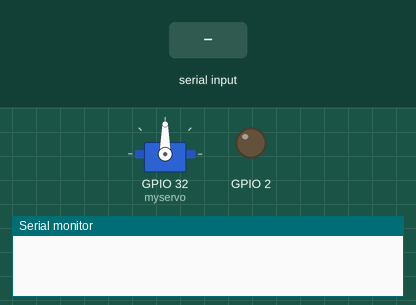
Simulated run of this sketch. Board: ESP32. On the bench: servo, output pins drawn as LEDs (lit = HIGH), the last lines printed to the serial monitor. The inputs (shaded band) are chosen by the test bench.

Above: at 1.2 s.
1.3 s: "15\n" received over Serial
At 2.3 s:
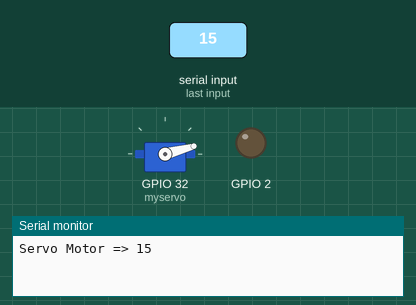
3.3 s: "30\n" received over Serial
At 5.0 s:
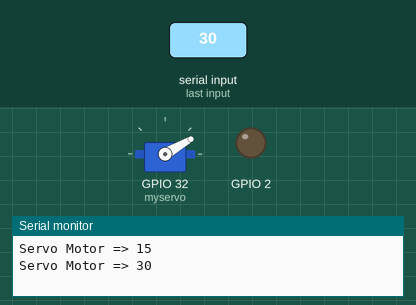
5.3 s: "60\n" received over Serial
At 6.6 s:
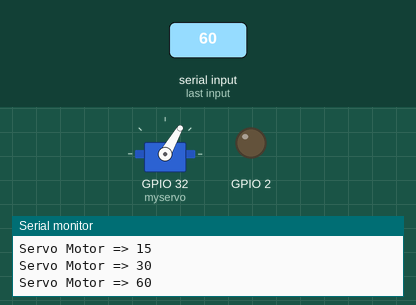
7.3 s: "90\n" received over Serial
At 7.7 s:
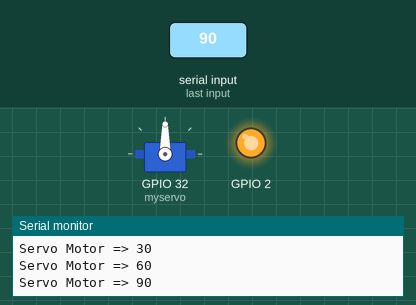
9.3 s: "115\n" received over Serial
At 10.4 s:
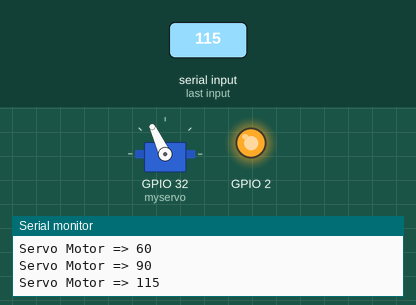
10.8 s: "135\n" received over Serial
At 11.6 s:
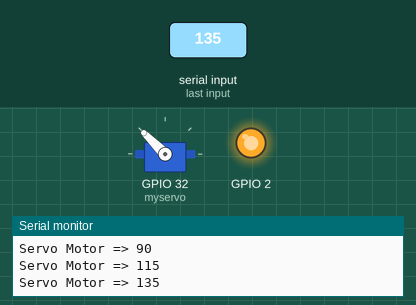
Timing chart, 0 to 13.3 s (numbered marks = the images above; inputs shaded):
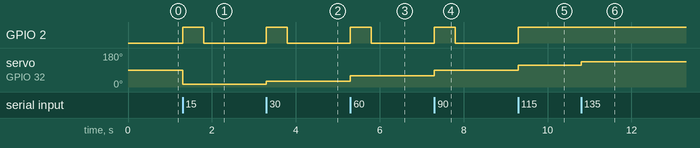

The sketch:

examservo.ino
```cpp
#include <ESP32Servo.h>

Servo myservo;
String command;

void setup() {
  Serial.begin(9600);
  myservo.attach(32);
  pinMode(2, OUTPUT);
}

void loop() {
  if (Serial.available()) {
    String command = Serial.readStringUntil('\n');
    command.trim();

    if (command == "15") {
      Serial.println("Servo Motor => 15");
      myservo.write(15);
      digitalWrite(2, HIGH);
      delay(500);
      digitalWrite(2, LOW);
    }
    else if (command == "30") {
      Serial.println("Servo Motor => 30");
      myservo.write(30);
      digitalWrite(2, HIGH);
      delay(500);
      digitalWrite(2, LOW);
    }
    else if (command == "60") {
      Serial.println("Servo Motor => 60");
      myservo.write(60);
      digitalWrite(2, HIGH);
      delay(500);
      digitalWrite(2, LOW);
    }
    else if (command == "90") {
      Serial.println("Servo Motor => 90");
      myservo.write(90);
      digitalWrite(2, HIGH);
      delay(500);
      digitalWrite(2, LOW);
    }
    else if (command == "115") {
      Serial.println("Servo Motor => 115");
      myservo.write(115);
      digitalWrite(2, HIGH);
    }
    else if (command == "135") {
      Serial.println("Servo Motor => 135");
      myservo.write(135);
      digitalWrite(2, HIGH);
    }
    else if (command == "160") {
      Serial.println("Servo Motor => 160");
      myservo.write(160);
      treeblinkLED();
    }
    else if (command == "OFF"){                    // ถ้าข้อมูลที่รับมาเป็น "OFF"
      Serial.println("Servo Motor => 0");
      myservo.write(0);                            // หมุน Servo กลับไปที่ 0 องศา
      digitalWrite(2, LOW);                        // ปิด LED
    }
    delay(1000);
  }
}


void treeblinkLED(){                                     // ฟังก์ชันสำหรับทำให้ LED กระพริบช้า
  for(int i = 0; i<4; i++){
    digitalWrite(2, HIGH);
    delay(3000);
    digitalWrite(2, LOW);
    delay(3000);
  }
}
```

Measured:
- after the input at 1.3 s, GPIO 2: LOW → HIGH at once, → LOW 0.50 s later; servo on GPIO 32 (myservo): 90° → 15° at once
- after the input at 3.3 s, GPIO 2: LOW → HIGH at once, → LOW 0.50 s later; servo on GPIO 32 (myservo): 15° → 30° at once
- after the input at 5.3 s, GPIO 2: LOW → HIGH at once, → LOW 0.50 s later; servo on GPIO 32 (myservo): 30° → 60° at once
- after the input at 7.3 s, GPIO 2: LOW → HIGH at once, → LOW 0.50 s later; servo on GPIO 32 (myservo): 60° → 90° at once
- after the input at 9.3 s, GPIO 2: LOW → HIGH at once; servo on GPIO 32 (myservo): 90° → 115° at once
- after the input at 10.8 s, servo on GPIO 32 (myservo): 115° → 135° at once
